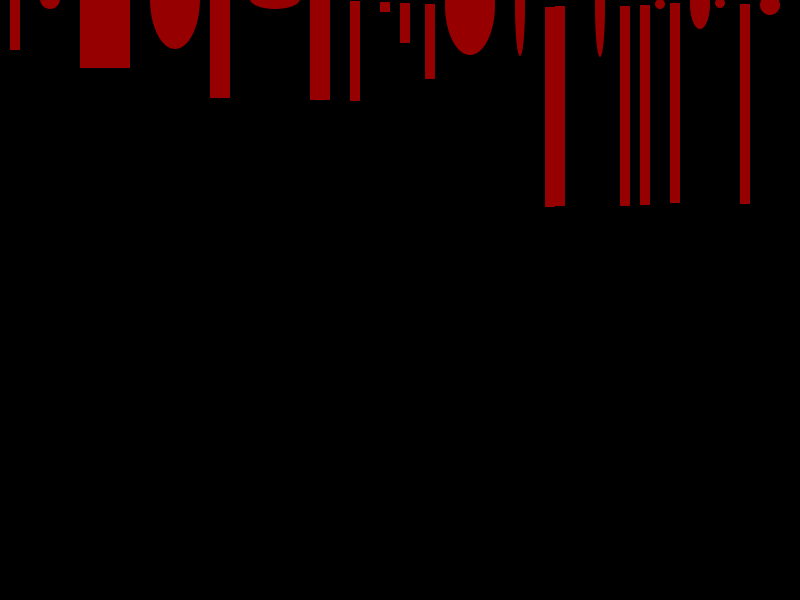
Frame 1 (no input)
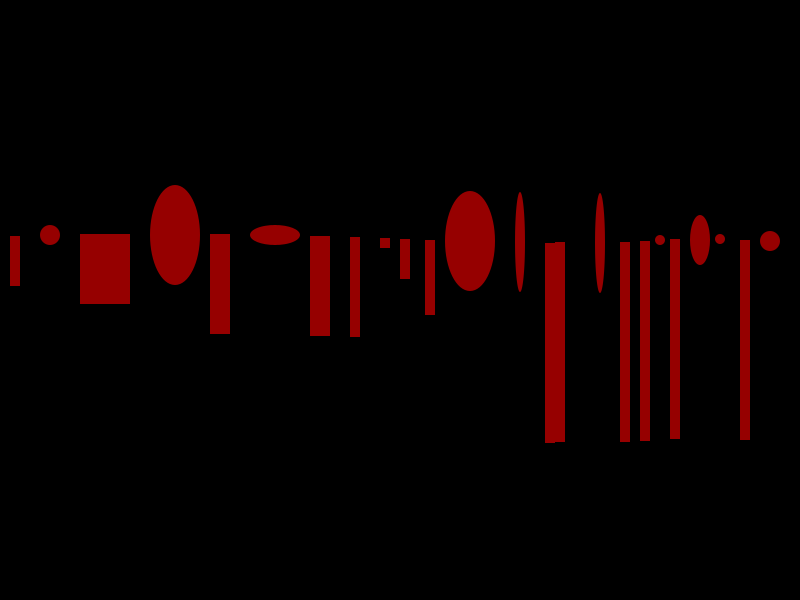
Frame 60 (the mouse pressed at the canvas centre just before this capture)
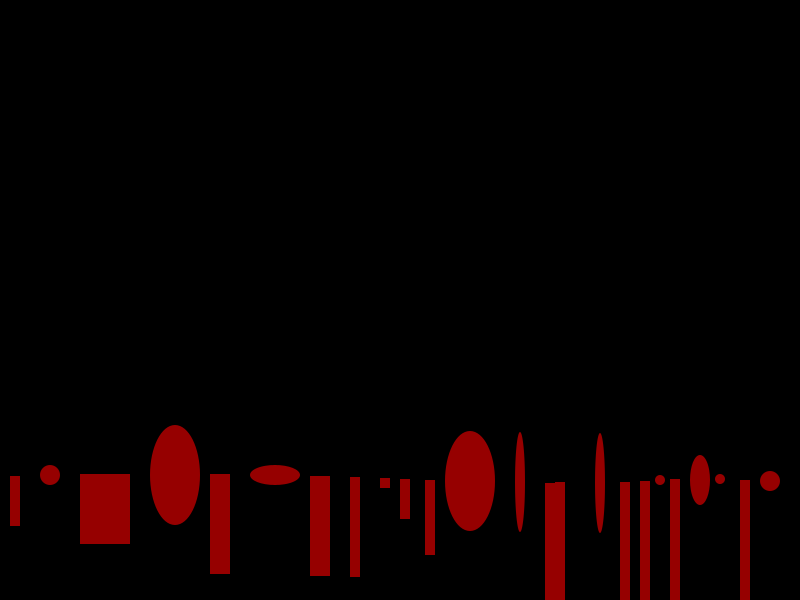
Frame 120 (the mouse held since frame 60 and released just before this capture)

The Processing sketch that drew these frames (run headless with seeded random() and noise(); from frame 60 on, the mouse is pressed at the canvas centre):

// Processing sketch: processing_33081
// ── processing_33081.pde

int x = 0;
int y = 0;


void setup () {
  size (800, 600);
  background (0);
  fill (150, 0, 0);
  noStroke();
  smooth ();
}

void draw (){
  background (0);
//  ellipse (x, y, 50, 50);
//  x++;
//  y+=2;

  rect (10, y, 10, 50);
  x++;
  y-=1;
  
  ellipse (50, y, 20, 20);
  x++;
  y-=1;

 rect (80, y, 50, 70);
  x++;
  y+=1;

  ellipse (175, y, 50, 100);
  x++;
  y-=1;

   rect (210, y, 20, 100);
  x++;
  y+=1;
  
  ellipse (275, y, 50, 20);
  x++;
  y+=1;
  
  rect (310, y, 20, 100);
  x++;
  y+=1;
  
  rect (350, y, 10, 100);
  x++;
  y+=1;
  
  rect (380, y, 10, 10);
  x++;
  y+=1;
  
  rect (400, y, 10, 40);
  x++;
    y+=1;
  
  rect (425, y, 10, 75);
  x++;
  y+=1;
  
  ellipse (470, y, 50, 100);
  x++;
  y+=1;
 
  ellipse (520, y, 10, 100);
  x++;
  y+=1; 
  
   rect (545, y, 10, 200);
  x++;
  y-=1;
  
  rect (555, y, 10, 200);
  x++;
  y+=1;
  
   ellipse (600, y, 10, 100);
  x++;
  y-=1;
  
  rect (620, y, 10, 200);
  x++;
  y-=1;

  rect (640, y, 10, 200);
  x++;
  y-=1;

  ellipse (660, y, 10, 10);
  x++;
  y-=1;
  
  rect (670, y, 10, 200);
  x++;
  y+=1;

  ellipse (700, y, 20, 50);
  x++;
  y-=1;
  
   ellipse (720, y, 10, 10);
  x++;
  y+=1;
  
  rect (740, y, 10, 200);
  x++;
  y+=1;

  ellipse (770, y, 20, 20);
  x++;
  y-=1;


}
